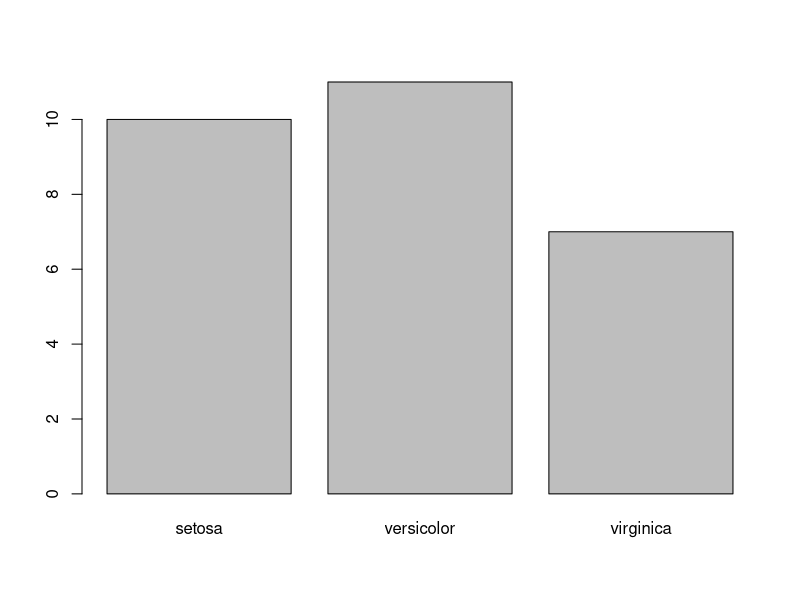

Write R code to recreate this figure.
# ---Decision Tree
#decisionTree
#ctree
#rpart
#randomForest

#install Packages
install.packages('party')
library('party')
library('caret')

data(iris)

head(iris)

set.seed(1)
ind = 1:nrow(iris)
trainIndex= createDataPartition(ind,p=0.8,list=FALSE)
# str(trainIndex)
train= iris[trainIndex,]
test = iris[-trainIndex,]

dtModel=ctree(Species~Sepal.Length+Sepal.Width+Petal.Length+Petal.Width,train)

prediction = predict(dtModel,test)
plot(prediction)

confusionMatrix(prediction,test$Species)
ls()
#plot(dtModel)
